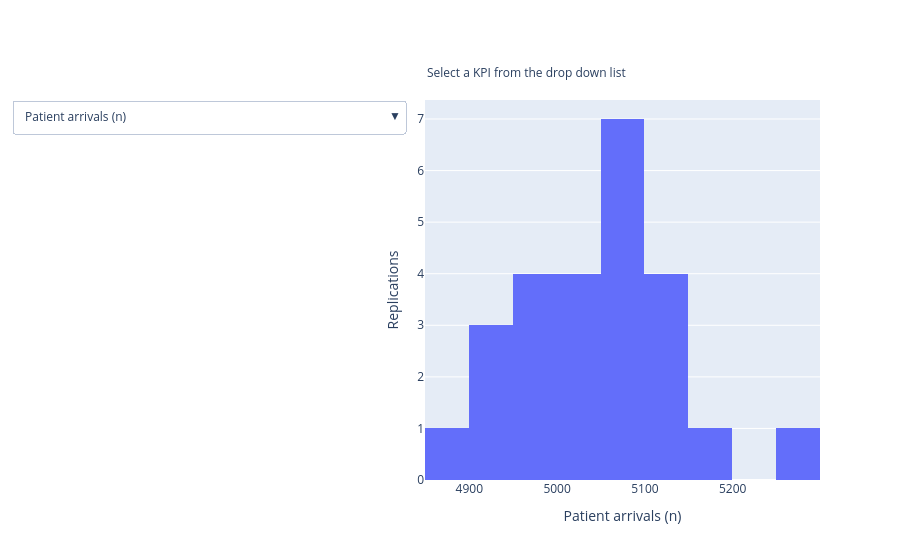

The notebook cell this image was saved under:
### Code cell
create_user_controlled_hist(
    experiment.run_results_df,
    exclude_columns=[0, 1],
    name_mappings=LABELS,
    include_instruct=True,
)

### Figure 1 — Plotly figure (JSON) as saved in the notebook; plotly's stock layout.template omitted (floating-point values rounded to 4 significant figures)
{"data": [{"type": "histogram", "x": [5084, 5025, 5121, 5004, 5002, 5117, 5077, 4885, 4989, 4935, 5146, 4946, 5132, 4927, 5180, 5063, 5081, 4990, 5039, 5054, 5087, 4991, 5079, 5284, 4979]}], "layout": {"annotations": [{"font": {"size": 12}, "showarrow": false, "text": "Select a KPI from the drop down list", "x": 0.0, "xref": "paper", "y": 1.1, "yref": "paper"}], "showlegend": false, "updatemenus": [{"buttons": [{"args": [{"x": [[5084, 5025, 5121, 5004, 5002, 5117, 5077, 4885, 4989, 4935, 5146, 4946, 5132, 4927, 5180, 5063, 5081, 4990, 5039, 5054, 5087, 4991, 5079, 5284, 4979]]}, {"xaxis": {"title": "Patient arrivals (n)"}}], "label": "Patient arrivals (n)", "method": "update"}, {"args": [{"x": [[0.4924, 0.5938, 0.6917, 0.7028, 0.4407, 0.4742, 0.6266, 0.5433, 0.476, 0.5518, 0.5166, 0.4972, 0.4987, 0.5294, 0.6039, 0.4739, 0.5351, 0.4721, 0.5092, 0.4934, 0.5035, 0.5472, 0.4742, 0.5372, 0.6376]]}, {"xaxis": {"title": "Mean wait time for nurse (minutes)"}}], "label": "Mean wait time for nurse (minutes)", "method": "update"}, {"args": [{"x": [[9.908, 10.03, 10.1, 9.964, 10.03, 9.947, 10.08, 10.08, 10.12, 10.08, 10.18, 9.772, 9.893, 10.15, 10.09, 9.89, 9.876, 9.951, 10.08, 9.932, 9.927, 10.19, 9.946, 9.783, 10.12]]}, {"xaxis": {"title": "Mean consultation time with nurse (minutes)"}}], "label": "Mean consultation time with nurse (minutes)", "method": "update"}, {"args": [{"x": [[0.5, 0.4998, 0.5131, 0.4947, 0.4978, 0.5049, 0.5078, 0.4883, 0.5005, 0.4937, 0.5198, 0.4797, 0.5041, 0.4964, 0.5189, 0.4968, 0.4976, 0.4924, 0.504, 0.4979, 0.5005, 0.504, 0.5012, 0.513, 0.5]]}, {"xaxis": {"title": "Mean nurse utilisation"}}], "label": "Mean nurse utilisation", "method": "update"}, {"args": [{"x": [[0.5, 0.4998, 0.5131, 0.4947, 0.4978, 0.5049, 0.5078, 0.4883, 0.5005, 0.4937, 0.5198, 0.4797, 0.5041, 0.4964, 0.5189, 0.4968, 0.4976, 0.4924, 0.504, 0.4979, 0.5005, 0.504, 0.5012, 0.513, 0.5]]}, {"xaxis": {"title": "Time-weighted mean nurse utilisation"}}], "label": "Time-weighted mean nurse utilisation", "method": "update"}, {"args": [{"x": [[0.1242, 0.148, 0.1757, 0.1745, 0.1093, 0.1204, 0.1578, 0.1317, 0.1178, 0.1351, 0.1319, 0.122, 0.127, 0.1294, 0.1552, 0.119, 0.1349, 0.1171, 0.1273, 0.1237, 0.1271, 0.1355, 0.1195, 0.1408, 0.1575]]}, {"xaxis": {"title": "Time-weighted mean queue length for nurse (n)"}}], "label": "Time-weighted mean queue length for nurse (n)", "method": "update"}, {"args": [{"x": [[0, 0, 0, 0, 0, 0, 0, 0, 0, 0, 0, 0, 0, 0, 0, 0, 0, 1, 0, 0, 0, 1, 0, 0, 0]]}, {"xaxis": {"title": "Patients still unseen at end of simulation (n)"}}], "label": "Patients still unseen at end of simulation (n)", "method": "update"}, {"args": [{"x": [[null, null, null, null, null, null, null, null, null, null, null, null, null, null, null, null, null, 4.978, null, null, null, 1.65, null, null, null]]}, {"xaxis": {"title": "Mean wait time of patients unseen by simulation end (minutes)"}}], "label": "Mean wait time of patients unseen by simulation end (minutes)", "method": "update"}, {"args": [{"x": [[10.4, 10.61, 10.79, 10.66, 10.45, 10.42, 10.7, 10.62, 10.59, 10.63, 10.69, 10.27, 10.39, 10.68, 10.7, 10.36, 10.41, 10.41, 10.58, 10.42, 10.42, 10.73, 10.42, 10.32, 10.75]]}, {"xaxis": {"title": "Mean time in system"}}], "label": "Mean time in system", "method": "update"}, {"args": [{"x": [[2.624, 2.647, 2.741, 2.648, 2.598, 2.645, 2.697, 2.573, 2.62, 2.604, 2.731, 2.52, 2.647, 2.611, 2.75, 2.603, 2.623, 2.579, 2.647, 2.613, 2.63, 2.656, 2.625, 2.706, 2.658]]}, {"xaxis": {"title": "Mean patients in system"}}], "label": "Mean patients in system", "method": "update"}], "direction": "down", "showactive": true}], "xaxis": {"title": {"text": "Patient arrivals (n)"}}, "yaxis": {"title": {"text": "Replications"}}}}
